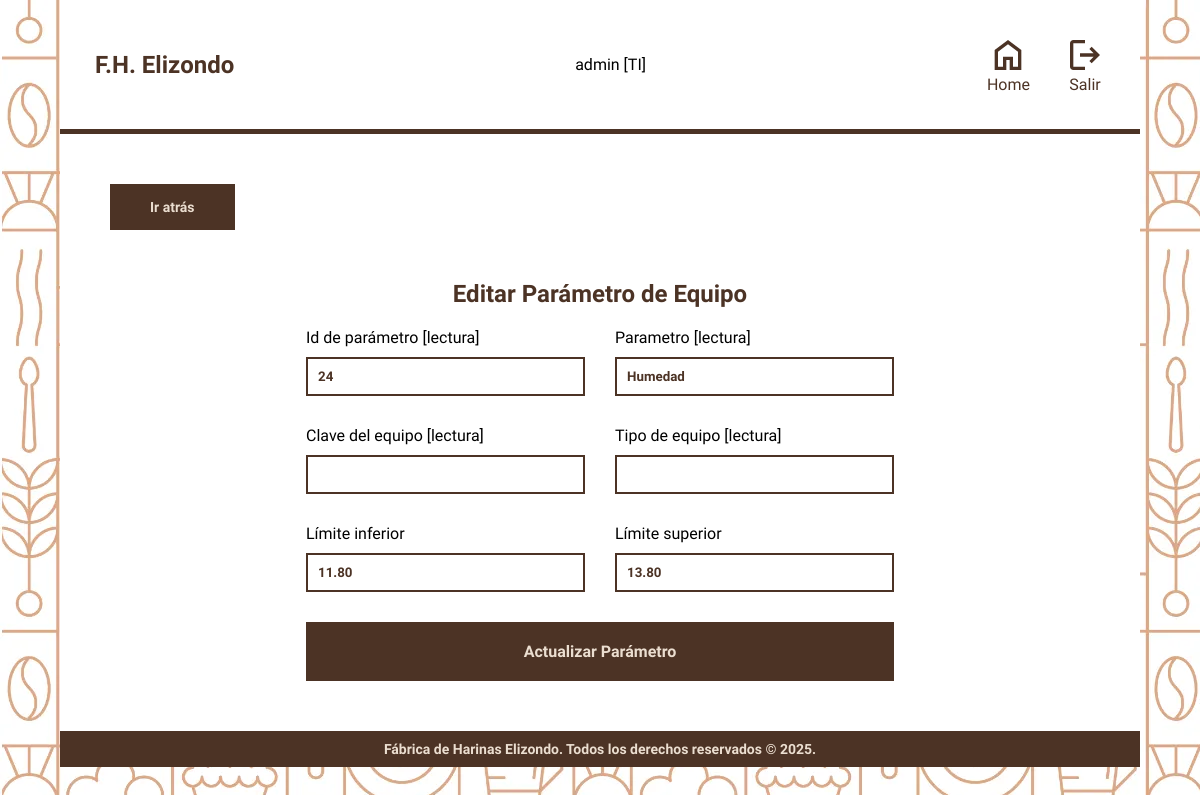
Page /modulos/parametrosform.php?id=24&ow=equipos_laboratorio (signed in) on the earlier database version.
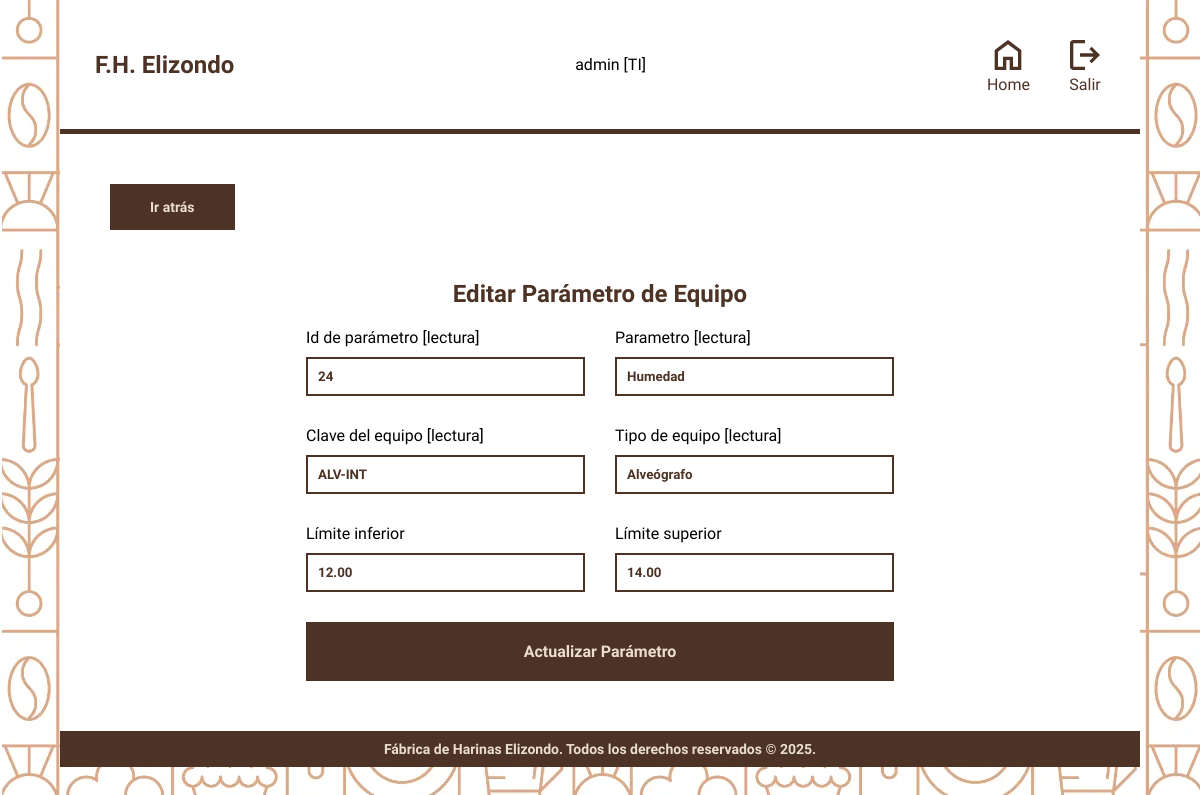
Same page on the later database version.
### tables this page shows
CREATE TABLE Parametros (
    id_parametro INT PRIMARY KEY AUTO_INCREMENT,
    id_equipo INT,
    id_cliente INT,
    nombre_parametro ENUM(
        'Humedad',
        'Cenizas',
        'Gluten_Humedo',
        'Gluten_Seco',
        'Indice_Gluten',
        'Indice_Caida',
        'Almidon_Danado',
        'Alveograma_P',
        'Alveograma_L',
        'Alveograma_PL',
        'Alveograma_W',
        'Alveograma_IE',
        'Farinograma_Absorcion_Agua',
        'Farinograma_Tiempo_Desarrollo',
        'Farinograma_Estabilidad',
        'Farinograma_Grado_Decaimiento'
    ) NOT NULL,
    lim_Superior DECIMAL(10, 2) NOT NULL,
    lim_Inferior DECIMAL(10, 2) NOT NULL,
    FOREIGN KEY (id_equipo) REFERENCES Equipos_Laboratorio(id_equipo),
    FOREIGN KEY (id_cliente) REFERENCES Clientes(id_cliente),
    CHECK (
        (
            id_cliente IS NOT NULL
            AND id_equipo IS NULL
        )
        OR (
            id_cliente IS NULL
            AND id_equipo IS NOT NULL
        )
    )
);

CREATE TABLE Equipos_Laboratorio (
    id_equipo INT PRIMARY KEY AUTO_INCREMENT,
    id_responsable INT NOT NULL,
    clave VARCHAR(50) UNIQUE NOT NULL,
    tipo_equipo ENUM('Alveógrafo', 'Farinógrafo') NOT NULL,
    marca VARCHAR(50),
    modelo VARCHAR(50),
    serie VARCHAR(59) UNIQUE NOT NULL,
    desc_larga VARCHAR(300),
    desc_corta VARCHAR(50) NOT NULL,
    proveedor VARCHAR(50),
    fecha_adquisicion DATE,
    garantia VARCHAR(50) UNIQUE,
    vencimiento_garantia DATE,
    ubicacion VARCHAR(100),
    estado ENUM('Activo', 'Inactivo', 'Baja') NOT NULL DEFAULT 'Activo',
    FOREIGN KEY (id_responsable) REFERENCES Usuarios(id_usuario)
);

### modulos/parametrosform.php (the view, shortened to what this page needs)
<?php
    require '../config/conn.php';
    $id = (int) $_GET['id'];
    $origin = $_GET['ow'];
    if ($origin === 'clientes'){
        $sql = "SELECT
                P.nombre_parametro,
                P.lim_Superior,
                P.lim_Inferior,
                A.nombre AS origen
                FROM parametros P
                LEFT JOIN clientes A ON A.id_cliente = P.id_cliente
                WHERE P.id_parametro = ?";
    } else if ($origin === 'equipos_laboratorio'){
        $sql = "SELECT
                P.nombre_parametro,
                P.lim_Superior,
                P.lim_Inferior,
                A.clave AS origen,
                A.tipo_equipo
                FROM parametros P
                LEFT JOIN equipos_laboratorio A ON A.id_equipo = P.id_equipo
                WHERE P.id_parametro = ?";
    } else {
        $_SESSION['error'] = 'URL no válida.';
        header ('location: parametros.php?tipo=internacionales');
        exit;
    }
    $stmt = $pdo -> prepare($sql);
    $stmt -> execute([$id]);
    $parametro = $stmt -> fetch();
?>
<!DOCTYPE html>
<html lang="en">
<head>
    <link rel="stylesheet" href="../styles.css">
    <link rel="stylesheet" href="../css/menu.css">
</head>
<body>
    <main class="contenedor hoja">
        <?php include '../includes/header.php'; ?>
        <div class="contenedor__modulo">
            <a href="parametros.php?tipo=<?php echo ($origin === 'clientes') ? 'personalizados' : 'internacionales'; ?>" class="atras">Ir atrás</a>
            <h2 class="heading">Editar Parámetro de <?php echo ($origin === 'clientes')?'Cliente':'Equipo'; ?></h2>
            <form action="../config/parametros/updateParametros.php" id="formParametros" class="formulario" method="post">
                <div class="formulario__campo">
                    <label for="id" class="formulario__label">Id de parámetro [lectura]</label>
                    <input type="text" name="id" class="formulario__input" value="<?php echo $id?>" readonly>
                </div>
                <div class="formulario__campo">
                    <label for="nombre_parametro" class="formulario__label">Parametro [lectura]</label>
                    <input type="text" name="nombre_parametro" class="formulario__input"
                        value="<?php echo htmlspecialchars($parametro['nombre_parametro']) ?>" readonly>
                </div>
                <div class="formulario__campo">
                    <label for="nombre" class="formulario__label"><?php echo ($origin === 'clientes')?'Cliente':'Clave del equipo'; ?> [lectura]</label>
                    <input type="text" name="nombre" class="formulario__input"
                        value="<?php echo htmlspecialchars($parametro['origen']) ?>" readonly>
                </div>
                <?php
                    if ($origin === 'equipos_laboratorio'){
                        echo '
                        <div class="formulario__campo">
                            <label for="tipo_equipo" class="formulario__label">Tipo de equipo [lectura]</label>
                            <input type="text" name="tipo_equipo" class="formulario__input" value="' .
                            htmlspecialchars($parametro['tipo_equipo']) . '" readonly>
                        </div>
                        ';
                    }
                ?>
                <div class="formulario__campo">
                    <label for="limite_inf" class="formulario__label">Límite inferior</label>
                    <input type="number" name="limite_inf" value="<?php echo htmlspecialchars($parametro['lim_Inferior']) ?>" class="formulario__input" placeholder="Límite inferior">
                </div>
                <div class="formulario__campo">
                    <label for="limite_sup" class="formulario__label">Límite superior</label>
                    <input type="number" name="limite_sup" value="<?php echo htmlspecialchars($parametro['lim_Superior']) ?>" class="formulario__input" placeholder="Límite superior">
                </div>
                <button type="button" id="btnSubmit" class="formulario__submit">Actualizar Parámetro</button>
            </form>
        </div>
        <?php include '../includes/footer.php'; ?>
    </main>
</body>
</html>

### includes/header.php (shortened to what this page needs)
<header class="header">
    <h2 class="header__logo">
        F.H. Elizondo
    </h2>
    <p><?php echo $_SESSION["username"] . ' [' . $_SESSION["rol"]  . ']'?></p>
    <nav class="header__nav">
        <a href="/fabrica-harinas/menu.php" class="header__btn">
            <img class="header__icono" src="/fabrica-harinas/img/home.svg" alt="Home">
            <p class="header__textoicono">Home</p>
        </a>
        <a href="/fabrica-harinas/config/logout.php" class="header__btn">
            <img class="header__icono" src="/fabrica-harinas/img/exit.svg" alt="Home">
            <p class="header__textoicono">Salir</p>
        </a>
    </nav>
</header>

### includes/footer.php
<footer>
    <div class="footer">
        <p class="footer__texto">Fábrica de Harinas Elizondo. Todos los derechos reservados &copy; 2025.</p>
    </div>
</footer>

### styles.css (style rules this page uses)
:root { --colorPrimario: #EBDED0; --blanco: #FFFFFF; --colorSecundario: #4c3325; --fuenteHeading: "Domine", serif; --fuenteBody: "Lexend", serif; }
.contenedor { max-width: 1200px; width: 90%; margin: 0 auto; }
html { box-sizing: border-box; }
* { margin: 0; padding: 0; }
a { text-decoration: none; color: var(--colorSecundario); }
img { max-width: 100%; }
body { background-image: url(img/bg-login.webp); font-family: var(--fuenteBody); }
h1, h2, h3, h4 { font-family: var(--fuenteHeading); font-weight: bold; color: var(--colorSecundario); }
.header { padding: 35px; display: flex; align-items: center; justify-content: space-between; border-bottom: 5px solid var(--colorSecundario); }
.header__logo { font-weight: bold; font-size: 24px; }
.header__nav { display: flex; align-items: center; gap: 15px; }
@media screen and (min-width: 768px) { .header__nav { gap: 35px; } }
.header__icono { width: 40px; height: 40px; color: var(--colorSecundario); }
.header__textoicono { text-align: center; }
.header__btn { transition: 0.4s all; display: flex; flex-direction: column; align-items: center; }
.footer { background-color: var(--colorSecundario); text-align: center; padding: 10px; color: var(--colorPrimario); font-weight: bold; font-size: 14px; }
.contenedor__modulo { padding: 50px; }
.heading { text-align: center; margin: 20px 0; }
.formulario { max-width: 60%; margin: 0 auto; display: grid; grid-template-columns: repeat(2, 1fr); gap: 30px; }
.formulario__submit { grid-column: 1 / 3; }
.formulario__campo { display: flex; flex-direction: column; gap: 10px; }
.formulario__input, .formulario__select { padding: 10px; font-family: inherit; color: var(--colorSecundario); font-weight: bold; border: 2px solid var(--colorSecundario); }
.formulario__submit { background-color: var(--colorSecundario); border: none; padding: 20px; color: var(--colorPrimario); font-family: inherit; font-weight: bold; font-size: 16px; cursor: pointer; }
.atras { background-color: var(--colorSecundario); color: var(--colorPrimario); font-weight: bold; padding: 15px 40px; font-size: 14px; display: inline-block; margin-bottom: 30px; }

### css/menu.css (style rules this page uses)
:root { --colorPrimario: #EBDED0; --blanco: #FFFFFF; --colorSecundario: #4c3325; --fuenteHeading: "Domine", serif; --fuenteBody: "Lexend", serif; }
.hoja { background-color: var(--blanco); }

Differences in the rows shown:
changed parametros "Humedad": nombre (not shown) → "ALV-INT"; tipo_equipo (not shown) → "Alveógrafo"; limite_inf "11.80" → "12.00"; limite_sup "13.80" → "14.00"
